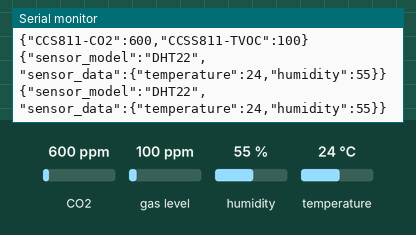
Simulated run of this sketch. Board: ESP8266 (Wemos D1 mini). On the bench: the last lines printed to the serial monitor. Inputs (shaded band) come from the test bench; at power-on: CO2 600 ppm, gas level 100 ppm, humidity 55 %, temperature 24 °C. WiFi joins after 1.5 s; servers stay silent unless stated; no MQTT or app messages arrive unless stated.

Above: at 2.7 s.
2.8 s: CO2 set to 1050 ppm
At 3.9 s:
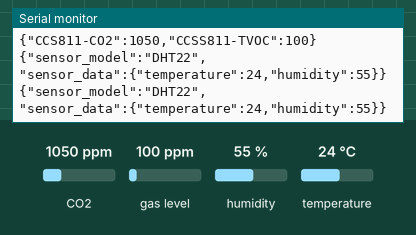
6.4 s: gas level set to 20 ppm
At 7.8 s:
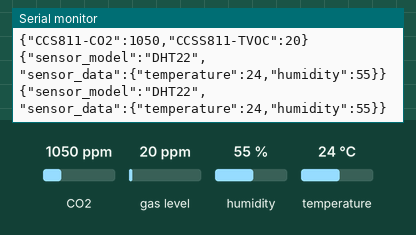
7.9 s: humidity set to 22 %
At 8.6 s:
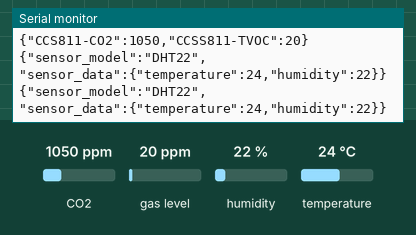
9.4 s: temperature set to 12 °C
At 10.2 s:
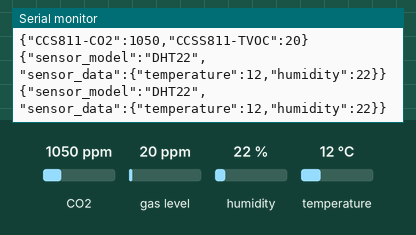

Measured:
- after the input at 2.8 s, the serial monitor: prints a new line after 0.40 s (image 1)
- after the input at 6.4 s, the serial monitor: prints a new line after 0.74 s (image 2)
- after the input at 7.9 s, the serial monitor: prints a new line at once (image 3)
- after the input at 9.4 s, the serial monitor: prints a new line after 0.10 s (image 4)

The sketch:

ESP8266_CCS811_DHT22_AP_STA.ino
```cpp
char *topic = "wemos-room-monitor"; // device name
char *mqtt_username = "";           // mqtt server's credentials
char *mqtt_password = "";           // mqtt server's credentials
int mqtt_port = 18080;              // port that mqtt server runs on
#include "utils/wifi_utils_v2.h"    // Connection comes first

#include "utils/ccs811_utils.h" // Install : Adafruit CCS811 Library by Adafruit
#include "utils/dht_utils_v2.h"
#include "utils/mqtt_utils_v2.h" // Requires WiFi connection functions like the first import at the top

void setup()
{
  Serial.begin(9600);
  wifi_connect(); // connects to the hotspot
  heat_up_ccs();
  connect_to_broker(); // connects to the node.js hosted aedes server

  // load_mqtt_config(topic, mqtt_username, mqtt_password, mqtt_port);
}

void loop()
{
  if (ccs811.available())
  {
    //    TODO: Find out WHY !css811
    if (!ccs811.readData())
    //    if (ccs811.readData())
    {
      // mqtt_update("CCS811", &CCS811_read()[0]);
      mqtt_update("wemos-room-monitor", &CCS811_read()[0]);
    }
    else
    {
      Serial.println("ERROR!");
    }
  }
  //  mqtt_update("DHT22", &DHT_read()[0]);
  mqtt_update("wemos-room-monitor", &DHT_read()[0]);

  Serial.println(CCS811_read());
  Serial.println(DHT_read());

  delay(500);
}
```

ccs811_utils.h
```cpp
#include "Adafruit_CCS811.h"

#ifndef _ARDUINOJSON_H_ // preventing repeated imports
#define _ARDUINOJSON_H_
#include <ArduinoJson.h>
#endif

Adafruit_CCS811 ccs811;

// try heating up 10 times
void heat_up_ccs()
{

    for (int i = 0; i < 10; i++)
    {
        if (!ccs811.begin())
        {
            Serial.println("Failed to start sensor! Please check your wiring.");
            delay(100);
        }
    }
}

String CCS811_read()
{

    float CO2;  //ppm
    float TVOC; //ppm

    CO2 = ccs811.geteCO2();  // Gets the values of the temperature
    TVOC = ccs811.getTVOC(); // Gets the values of the humidity

    // Posting JSON to the edge device
    DynamicJsonDocument doc(128);

    doc["CCS811-CO2"] = CO2;
    doc["CCSS811-TVOC"] = TVOC;

    String json;
    serializeJson(doc, json);
    Serial.println(json);
    return json;
}
```

dht_utils_v2.h
```cpp
/**
 * ESP8266 18650 Shield Version :
 *
 * connect VCC to the 3.3V output
   Signal: D2
*/

#include "DHT.h" // Adafruit DHT library

#ifndef _ARDUINOJSON_H_
#define _ARDUINOJSON_H_
#include <ArduinoJson.h>
#endif

// Uncomment one of the lines below for whatever DHT sensor type you're using!
// #define DHTTYPE DHT11   // DHT 11
//#define DHTTYPE DHT21   // DHT 21 (AM2301)
#define DHTTYPE DHT22 // DHT 22  (AM2302), AM2321

// #ifndef DHT_DATA_PIN
// #define DHT_DATA_PIN A0
// #endif

// #define DHT_DATA_PIN D3

uint8_t DHTPin = 0; //D3 = GPIO 0
// Initialize DHT sensor.

String DHT_read()
{

  float Temperature;
  float Humidity;

  DHT dht(DHTPin, DHTTYPE);
  dht.begin();

  Temperature = dht.readTemperature(); // Gets the values of the temperature
  Humidity = dht.readHumidity();       // Gets the values of the humidity

  // Posting JSON to the edge device
  DynamicJsonDocument doc(128);

  doc["sensor_model"] = "DHT22";                             // MQTT {sensor_model : String, ...}
  doc["sensor_data"]["temperature"] = dht.readTemperature(); // {}
  doc["sensor_data"]["humidity"] = dht.readHumidity();

  String json;
  serializeJson(doc, json);
  Serial.println(json);
  return json;
}
```

mqtt_utils_v2.h
```cpp
#include <PubSubClient.h>

// MQTT Broker
const char *mqtt_broker = "192.168.2.2";

// // FIXME These should be configurable in the ino file later.
// char *topic = "wemos-room-monitor";
// char *mqtt_username = "";
// char *mqtt_password = "";
// int mqtt_port = 18080;
// // ^^^ Should be be configurable in the ino file later ^^^

// void load_mqtt_config(
//     char *topic_str,
//     char *mqtt_username_str,
//     char *mqtt_password_str,
//     int mqtt_port_int)
// {
//     topic = topic_str;
//     mqtt_username = mqtt_username_str;
//     mqtt_password = mqtt_password_str;
//     mqtt_port = mqtt_port_int;
// }

//"wifiClient" defined in wifi_utils_v2.h
PubSubClient client(wifiClient);
void callback_function(char *topic, byte *payload, unsigned int length)
{
    Serial.print("Message arrived in topic: ");
    Serial.println(topic);
    Serial.print("Message:");
    for (int i = 0; i < length; i++)
    {
        Serial.print((char)payload[i]);
    }
    Serial.println();
    Serial.println("-----------------------");
}

// connect to endpoint
void connect_to_broker()
{
    client.setServer(mqtt_broker, mqtt_port);
    client.setCallback(callback_function);
    while (!client.connected())
    {
        String client_id = "esp8266-client-";
        client_id += String(WiFi.macAddress());
        Serial.printf("The client %s connects to the public mqtt broker\n", client_id.c_str());
        if (client.connect(client_id.c_str(), mqtt_username, mqtt_password))
        {
            Serial.println("Public emqx mqtt broker connected");
        }
        else
        {
            Serial.print("failed with state ");
            Serial.print(client.state());
            delay(2000);
        }
    }
    // publish and subscribe
    client.publish(topic, "hello emqx");
    client.subscribe(topic);
}

// Update sensor data to MQTT
void mqtt_update(char *topic_endpoint, char *sensor_data_json)
{
    // publish to the mqtt server
    client.publish(topic_endpoint, &sensor_data_json[0]);
}
```

wifi_utils_v2.h
```cpp
#include <ESP8266WiFi.h>

//REF: https://arduino-esp8266.readthedocs.io/en/latest/esp8266wifi/station-examples.html
//参考： http://www.taichi-maker.com/homepage/iot-development/iot-dev-reference/esp8266-c-plus-plus-reference/esp8266wifimulti/addap/
#include <ESP8266WiFiMulti.h>
#include <ESP8266HTTPClient.h>

// =================== AS A STATION ==========================

/*Put your SSID & Password*/
// DEFAULT ACCESS POINT 默认热点
const char *DEFAULT_SSID = "atoi()_Wi-Fi5"; // Enter SSID here
const char *DEFAULT_PASSWORD = "33184699";  //Enter Password here

// BACKUP SETTINGS 备用网络
const char *BACKUP_SSID = "DOG";
const char *BACKUP_PASSWORD = "33184699"; //Enter Password here

const int DEFAULT_SERVER_PORT = 80;

ESP8266WiFiMulti wifiMulti;

WiFiClient wifiClient; //  Client 客户端
HTTPClient http;       //  Does HTTP requests 用于进行HTTP访问

/**
 * Connects to wifi
 * 连接wifi
*/
void wifi_connect()
{
    wifiMulti.addAP(DEFAULT_SSID, DEFAULT_PASSWORD);
    wifiMulti.addAP(BACKUP_SSID, BACKUP_PASSWORD);

    Serial.println("in wifi_connect()");
    WiFi.mode(WIFI_STA); // Set to station mode
                         //  WiFi.persistent(false);

    Serial.println("Connecting..");
    while (wifiMulti.run() != WL_CONNECTED)
    {
        delay(1000);
        Serial.print(".");
    }
    if (wifiMulti.run() == WL_CONNECTED)
    {
        Serial.println("Connected!");
    }
}

/**
 * A helper function that does HTTP POST
 * 辅助功能: HTTP POST
 * @param content - A JSON String that you want to post.
 *                - 你要POST的JSON String
 *
 * @param uri     - The uri you are posting to.
 *                - 目的链接
*/
void http_json_post(String content, String uri)
{

    // String endpoint = HOST_ADDRESS + "/DHT";
    http.begin(wifiClient, uri);
    http.addHeader("Content-Type", "application/json");
    //TODO: add header param -> http.addHeader("Node-Name", "ESP32-Bedroom");
    http.POST(content);
    http.end();
}

// ^^^^^^^^^^^^^^^^^^^ AS A STATION ^^^^^^^^^^^^^^^^^^^^^^^^^^

// =================== AS AN ACCESS POINT ==========================
WiFiServer server(DEFAULT_SERVER_PORT);
/**
 * Starts a server in AP mode
 * 启动服务器
*/
void wifi_start_server()
{
    Serial.println("Setting soft-AP ... ");
    WiFi.softAP("WEMOS_D1_MINI", "12345678") ? "Ready" : "Failed!";
}

// ^^^^^^^^^^^^^^^^^^^ AS AN ACCESS POINT ^^^^^^^^^^^^^^^^^^^^^^^^^^
```
